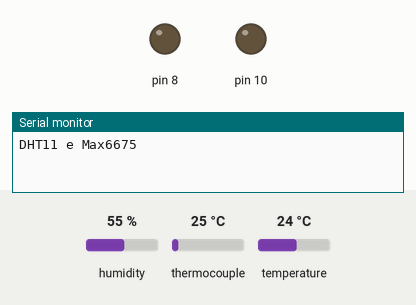
Bench run of a sketch on a simulated Arduino Uno, built with avr-gcc and run on an emulated ATmega328P. Parts: output pins drawn as LEDs (lit = HIGH), the last lines printed to the serial monitor. The inputs (shaded band) are chosen by the test bench; at power-on: thermocouple 25 °C, humidity 55 %, temperature 24 °C.

Above: at 1.7 s.
1.8 s: thermocouple set to 75 °C
At 3.1 s:
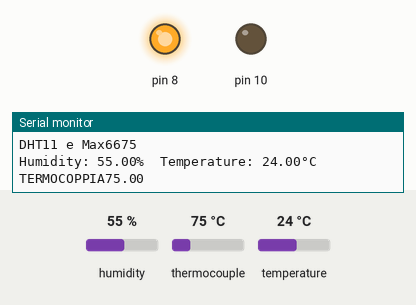
4.3 s: thermocouple set to 6 °C
At 5.6 s:
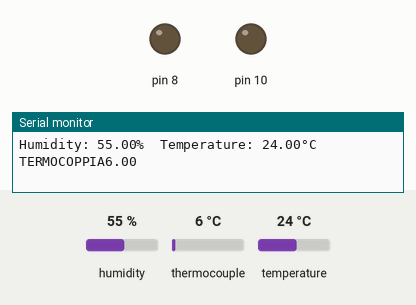
6.8 s: thermocouple set to 150 °C
At 9.3 s:
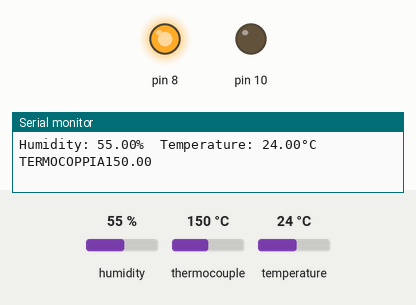
Timing chart, 0 to 10.8 s (numbered marks = the images above; inputs shaded):
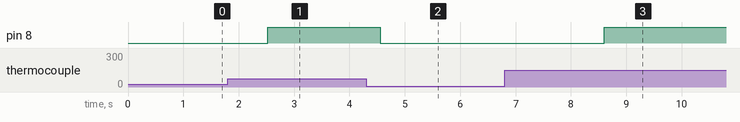

Measured:
- after the input at 1.8 s, pin 8: LOW → HIGH after 0.73 s
- after the input at 4.3 s, pin 8: HIGH → LOW after 0.25 s
- after the input at 6.8 s, pin 8: LOW → HIGH after 1.8 s

The sketch:

Termo_temp_e_umidita.ino
```cpp
//LIBRERIE DHT E MAX
#include "DHT.h"
#include "max6675.h"
//PIN DHT
#define DHTPIN 7
#define DHTTYPE DHT11   // DHT 11
DHT dht(DHTPIN, DHTTYPE);//pin e tipo

//PIN MAX
unsigned long old_millis=0;
unsigned long delta=600;
int minuti=1;
int thermoDO = 6;
int thermoCS = 5;
int thermoCLK = 4;
float valoretermocoppia=0;
MAX6675 thermocouple(thermoCLK, thermoCS, thermoDO);

//SETUP
void setup()
{
  //COMUNICAZIONE INIZIALE MONITOR SERIALE
  Serial.begin(9600);
  Serial.println(F("DHT11 e Max6675"));
  dht.begin();

  //PIN LED
  pinMode(8,OUTPUT);
  pinMode(10,OUTPUT);
  delay(500);
}

void loop()
{


//T=LETTURA UMIDITA
//h=LETTURA UMIDITA

  unsigned long now=millis();


  delay(2000);
  float h = dht.readHumidity();
  float t = dht.readTemperature();
  float f = dht.readTemperature(true);


   if (isnan(h) || isnan(t) || isnan(f)) // funzione isnan che restituisce true se il parametro non è un numero
  {
    Serial.println(F("Failed to read from DHT sensor!"));
    return;
  }


 //SCRIVI SUL MONITOR UMIDITA E TEMPERATURA

  Serial.print(F("Humidity: "));
  Serial.print(h);
  Serial.print(F("%  Temperature: "));
  Serial.print(t);
  Serial.print(F("°C "));

  //LETTURA  E SCRITTURA TERMOCOPPIA
  Serial.print("TERMOCOPPIA");
  Serial.println(thermocouple.readCelsius());
  valoretermocoppia=thermocouple.readCelsius();


  //LED
   if(valoretermocoppia>=28)
  {
  digitalWrite (8,HIGH);
  }

  if(valoretermocoppia<=27)
  {
    digitalWrite(8,LOW);
  }
  if((valoretermocoppia>=27)&&(valoretermocoppia<=28))
  {
     digitalWrite (10,HIGH);
  }
  else(digitalWrite (10,LOW));

}
```
